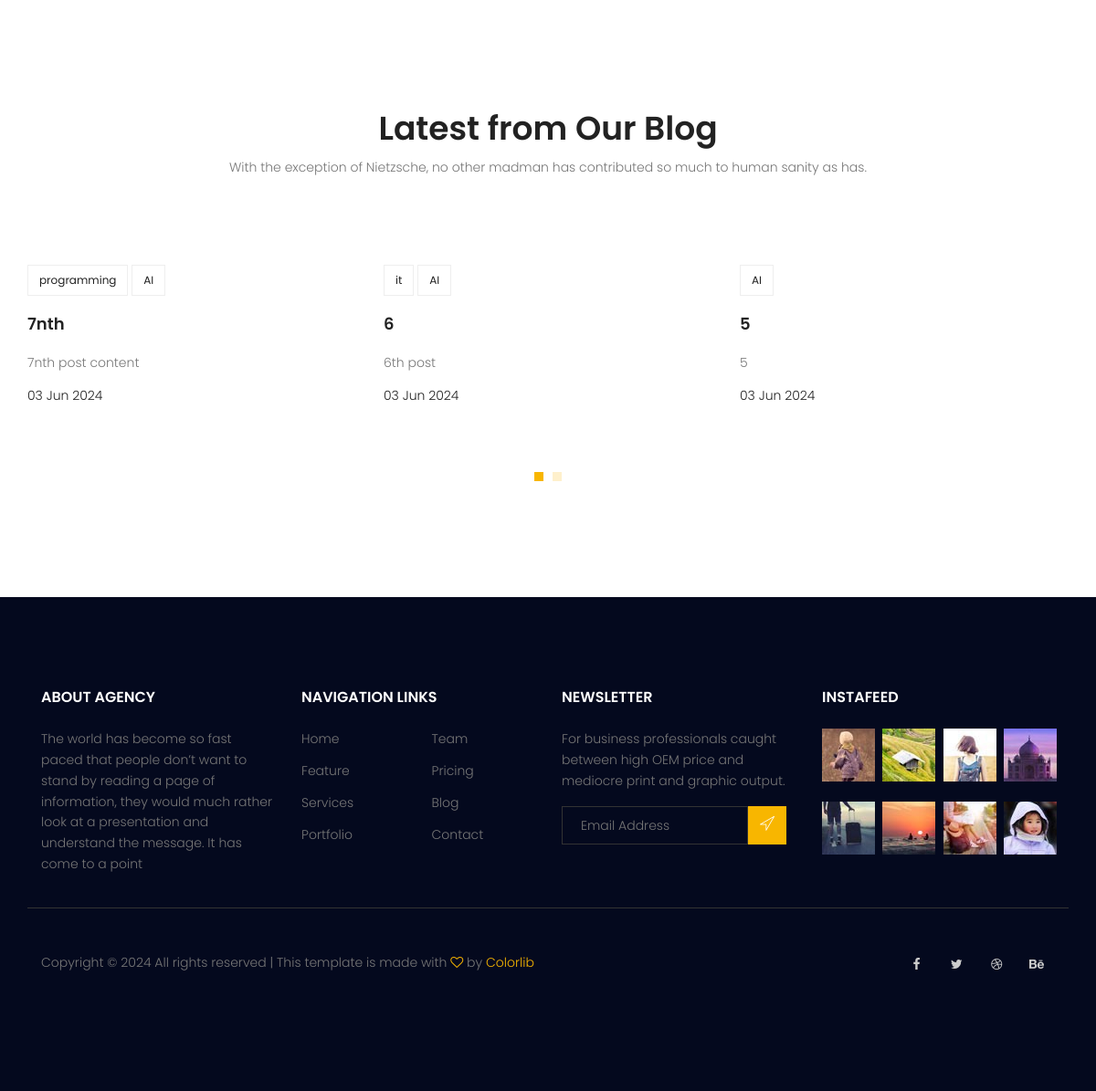
The app's page / (lower part), older data.
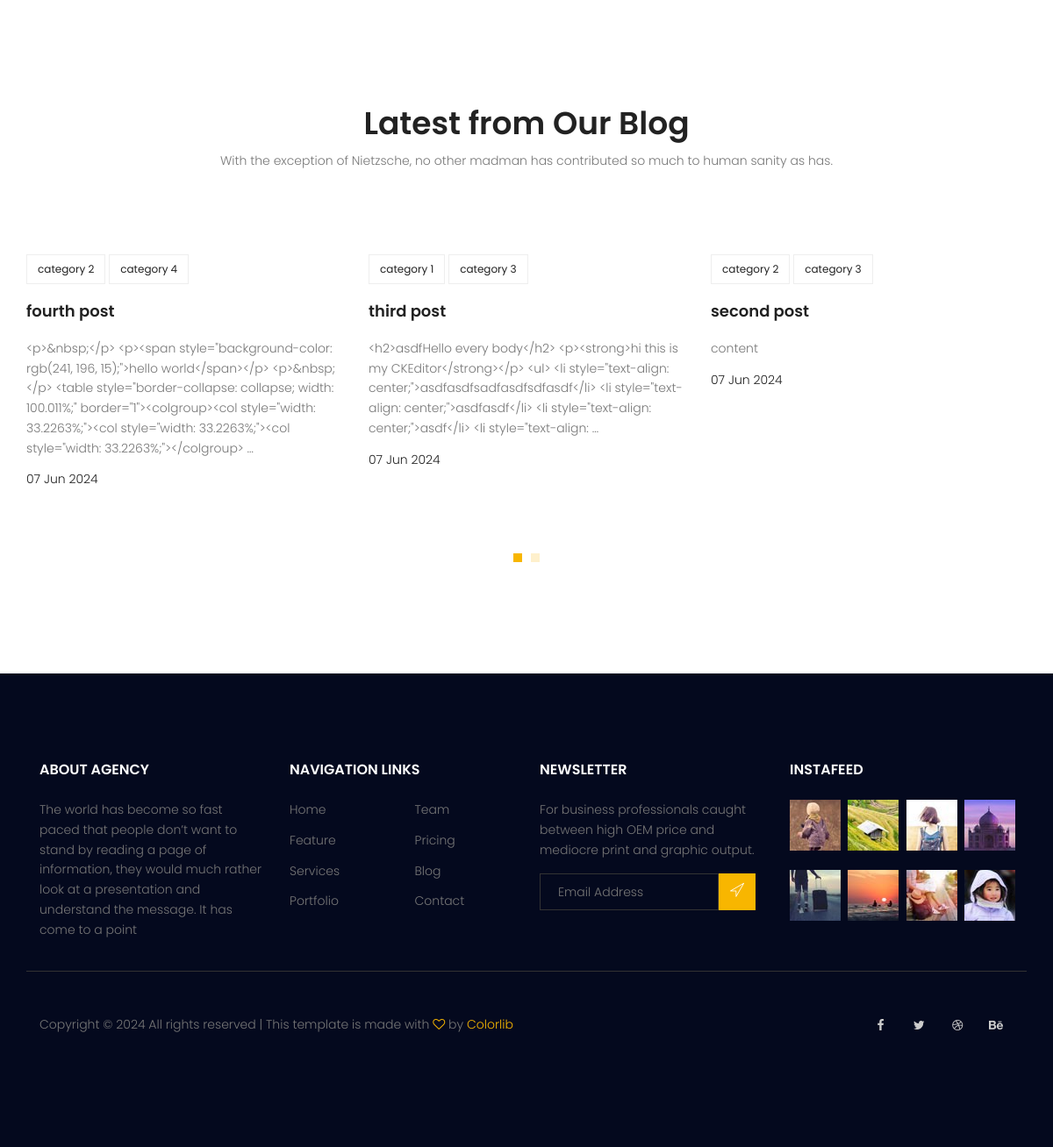
The same page, newer data.
### blog/models.py (models this page shows, shortened)
class Category(models.Model):
    name = models.CharField(max_length=255)
    def __str__(self) -> str:
        return self.name

class Post(models.Model):
    image = models.ImageField(upload_to='blog/', default='blog/default.jpg')
    author = models.ForeignKey(User, related_name='posts', on_delete=models.SET_NULL, null=True)
    title = models.CharField(max_length=255)
    content = HTMLField()
    tags = TaggableManager()
    category = models.ManyToManyField(Category)
    counted_view = models.IntegerField(default=0)
    status = models.BooleanField(default=False)
    published_datetime = models.DateTimeField(null=True)
    created_datetime = models.DateTimeField(auto_now_add=True)
    modified_datetime = models.DateTimeField(auto_now=True)
    class Meta:
        ordering = ['-created_datetime']

### website/views.py (the view)
# urls.py: path('', views.index_view, name='index'),
def index_view(request):
    return render(request, 'website/index.html')

### website/templatetags/website_tags.py (called while the page is built)
@register.inclusion_tag("website/website-blog.html")
def website_blog_latest_posts(arg=6):
    posts = Post.objects.filter(status=True, published_datetime__lte=now()).order_by(
        "-published_datetime"
    ).select_related('author').prefetch_related('category')[:arg]
    return {"posts": posts}

### templates/website/index.html (shortened to what this page needs)
{% extends '_base.html' %}
{% load static %}
{% load website_tags %}
{% block content %}
			{% website_blog_latest_posts %}
{% endblock content %}

### templates/website/website-blog.html (shortened to what this page needs)
<section class="recent-blog-area section-gap">
  <div class="container">
    <div class="row d-flex justify-content-center">
      <div class="menu-content pb-60 col-lg-9">
        <div class="title text-center">
          <h1 class="mb-10">Latest from Our Blog</h1>
          <p>
            With the exception of Nietzsche, no other madman has contributed so
            much to human sanity as has.
          </p>
        </div>
      </div>
    </div>
    <div class="row">
        <div class="active-recent-blog-carusel">
          {% for post in posts %}
        <div class="single-recent-blog-post item">
          <div class="details">
            <div class="tags">
              <ul>
                {% for name in post.category.all %}
                <li>
                  <a href="{% url 'blog:category' cat_name=name %}"
                    >{{ name }}</a
                  >
                </li>
                {% endfor %}
              </ul>
            </div>
            <a href="{% url 'blog:detail_view' pk=post.id %}"
              ><h4 class="title">{{ post.title }}</h4></a
            >
            <p>{{ post.content|truncatewords:20 }}</p>
            <h6 class="date">{{ post.published_datetime|date:"d M Y" }}</h6>
          </div>
        </div>
        {% endfor %}
      </div>
    </div>
  </div>
</section>

Row changes from the older to the newer data that the page shows:
removed Post: title "7nth", content "7nth post content", published_datetime "03 Jun 2024", Category (name "programming"), Category (name "AI")
removed Post: title "6", content "6th post", published_datetime "03 Jun 2024", Category (name "it"), Category (name "AI")
removed Post: title "5", content "5", published_datetime "03 Jun 2024", Category (name "AI")
now on this page (row edited): Post: title "fourth post", content "<p>&nbsp;</p> <p><span style=\"background-color: rgb(241, 196, 15);\">hello world</span></p> <p>&nbsp;</p> <table style=\"border-collapse: collapse; width: 100.011%;\" border=\"1\"><colgroup><col style=\"width: 33.2263%;\"><col style=\"width: 33.2263%;\"><col style=\"width: 33.2263%;\"></colgroup> …", published_datetime "07 Jun 2024", Category (name "category 2")
added Category: name "category 4", shown under "fourth post"
now on this page (row edited): Post: title "third post", content "<h2>asdfHello every body</h2> <p><strong>hi this is my CKEditor</strong></p> <ul> <li style=\"text-align: center;\">asdfasdfsadfasdfsdfasdf</li> <li style=\"text-align: center;\">asdfasdf</li> <li style=\"text-align: center;\">asdf</li> <li style=\"text-align: …", published_datetime "07 Jun 2024", Category (name "category 1"), Category (name "category 3")
now on this page (row edited): Post: title "second post", content "content", published_datetime "07 Jun 2024", Category (name "category 2"), Category (name "category 3")
